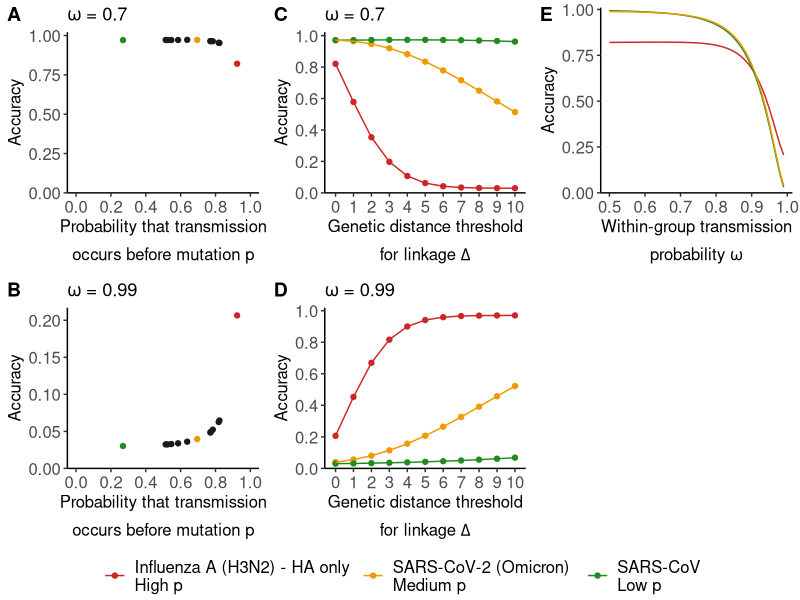

The R source for this figure:
library(tidyverse)
library(ggpubr)

## Load confusion matrix parameters across pathogens
df_sens_spec_FDR_across_pathogens_R_1.3 <- read_csv('../results/df_sens_spec_FDR_F1_across_pathogens_R_1.3.csv')

## Add accuracy calculations
df_sens_spec_FDR_across_pathogens_R_1.3 <- df_sens_spec_FDR_across_pathogens_R_1.3 %>% 
  mutate(accuracy = specificity + proba_0_1_jumps * (sensitivity - specificity),
         contribution_TP_accuracy = specificity * proba_0_1_jumps,
         contribution_TN_accuracy = sensitivity * (1. - proba_0_1_jumps))

## Define theme for figures
my_theme_classic <- function(){
  (theme_classic() +
     theme(axis.text = element_text(size = 12), 
           axis.title = element_text(size = 12),
           legend.text = element_text(size = 12), 
           legend.title = element_text(size = 12),
           strip.background = element_rect(fill = 'gray22'), 
           strip.text = element_text(size = 12, colour = 'white'))) %>% 
    return()
}

## Define colors for pathogens
name_pathogens <- unique(df_sens_spec_FDR_across_pathogens_R_1.3$pathogen)
vec_pathogens_to_keep <- c('Influenza A (H3N2) - HA only', 'SARS-CoV-2 (Omicron)', 'SARS-CoV')
vec_names_pathogens_to_keep <- c('Influenza A (H3N2) - HA only\nHigh p', 
                                 'SARS-CoV-2 (Omicron)\nMedium p',
                                 'SARS-CoV\nLow p')
vec_colors_pathogens_to_keep <- c('firebrick3', 'orange2', 'forestgreen')
vec_colors_all_pathogens <- sapply(name_pathogens, FUN = function(pathogen){
  ifelse(pathogen %in% vec_pathogens_to_keep, 
         vec_colors_pathogens_to_keep[which(vec_pathogens_to_keep == pathogen)], 
         'gray10')
})

## Accuracy as a function of p
plt_accuracy_func_p <- df_sens_spec_FDR_across_pathogens_R_1.3 %>% 
  filter(delta == 0, omega == 0.7) %>% 
  ggplot(aes(x = proba_trans_before_mut, y = accuracy, colour = pathogen)) +
  geom_point() +
  scale_x_continuous(name = expression(atop('Probability that transmission', 'occurs before mutation '*p)),
                     breaks = seq(0., 1., 0.2),
                     limits = c(0., 1.)) +
  scale_y_continuous(name = 'Accuracy', limits = c(0., NA),
                     expand = expansion(mult = c(0.,.05))) +
  scale_colour_manual(values = vec_colors_all_pathogens, breaks = name_pathogens,
                      guide = 'none') +
  my_theme_classic() +
  theme(legend.position = 'none')


plt_accuracy_func_p_omega_0.99 <- df_sens_spec_FDR_across_pathogens_R_1.3 %>% 
  filter(delta == 0, omega == 0.99) %>% 
  ggplot(aes(x = proba_trans_before_mut, y = accuracy, colour = pathogen)) +
  geom_point() +
  scale_x_continuous(name = expression(atop('Probability that transmission', 'occurs before mutation '*p)),
                     breaks = seq(0., 1., 0.2),
                     limits = c(0., 1.)) +
  scale_y_continuous(name = 'Accuracy', limits = c(0., NA),
                     expand = expansion(mult = c(0.,.05))) +
  scale_colour_manual(values = vec_colors_all_pathogens, breaks = name_pathogens,
                      guide = 'none') +
  my_theme_classic() +
  theme(legend.position = 'none')

## Accuracy as a function of Delta
plt_accuracy_func_delta <- df_sens_spec_FDR_across_pathogens_R_1.3 %>% 
  filter(omega == 0.7, delta <= 10,
         pathogen %in% vec_pathogens_to_keep) %>% 
  ggplot(aes(x = as.factor(delta), colour = pathogen, group = pathogen)) +
  geom_point(aes(y = accuracy)) +
  geom_line(aes(y = accuracy)) +
  scale_x_discrete(breaks = 0:10, 
                   name = expression(atop('Genetic distance threshold', 'for linkage '*Delta))) +
  scale_y_continuous(limits = c(0., NA), breaks = seq(0., 1., 0.2),
                     name = 'Accuracy',
                     expand = expansion(mult = c(0., 0.05))) +
  scale_colour_manual(name = '', 
                      breaks = vec_pathogens_to_keep, 
                      labels = vec_names_pathogens_to_keep, 
                      values = vec_colors_pathogens_to_keep) +
  my_theme_classic() +
  theme(legend.position = 'bottom')

plt_accuracy_func_delta_omega_0.99 <- df_sens_spec_FDR_across_pathogens_R_1.3 %>% 
  filter(omega == 0.99, delta <= 10,
         pathogen %in% vec_pathogens_to_keep) %>% 
  ggplot(aes(x = as.factor(delta), colour = pathogen, group = pathogen)) +
  geom_point(aes(y = accuracy)) +
  geom_line(aes(y = accuracy)) +
  scale_x_discrete(breaks = 0:10, 
                   name = expression(atop('Genetic distance threshold', 'for linkage '*Delta))) +
  scale_y_continuous(limits = c(0., NA), breaks = seq(0., 1., 0.2),
                     name = 'Accuracy',
                     expand = expansion(mult = c(0., 0.05))) +
  scale_colour_manual(name = '', 
                      breaks = vec_pathogens_to_keep, 
                      labels = vec_names_pathogens_to_keep, 
                      values = vec_colors_pathogens_to_keep) +
  my_theme_classic() +
  theme(legend.position = 'bottom')

## Accuracy as a function of omega
plt_accuracy_func_omega <- df_sens_spec_FDR_across_pathogens_R_1.3 %>% 
  filter(delta == 0,
         pathogen %in% vec_pathogens_to_keep) %>% 
  ggplot(aes(x = omega, colour = pathogen, 
             group = interaction(pathogen, delta))) +
  geom_line(aes(y = accuracy)) +
  scale_x_continuous(name = expression(atop('Within-group transmission', 'probability '*omega))) +
  scale_y_continuous(limits = c(0., 1.), name = 'Accuracy',
                     expand = expansion(mult = c(0., 0.01))) +
  scale_colour_manual(name = '', 
                      breaks = vec_pathogens_to_keep, 
                      labels = vec_names_pathogens_to_keep, 
                      values = vec_colors_pathogens_to_keep) +
  my_theme_classic() +
  theme(legend.position = 'bottom')


accuracy_panel_horizontal <- ggarrange(plt_accuracy_func_p + 
                                         theme(legend.position = 'none') +
                                         ggtitle(label = expression(paste(omega, ' = 0.7'))),
                                       plt_accuracy_func_delta +
                                         ggtitle(label = expression(paste(omega, ' = 0.7'))),
                                       plt_accuracy_func_omega,
                                       plt_accuracy_func_p_omega_0.99 + theme(legend.position = 'none') +
                                         ggtitle(label = expression(paste(omega, ' = 0.99'))),
                                       plt_accuracy_func_delta_omega_0.99 +
                                         ggtitle(label = expression(paste(omega, ' = 0.99'))),
                                       
                                       nrow = 2, ncol = 3, 
                                       common.legend = T, legend = 'bottom',
                                       labels = c('A', 'C', 'E', 'B', 'D'))

pdf('../figures/figure_4.pdf', height = 6., width = 8.)
plot(accuracy_panel_horizontal)
dev.off()
  
